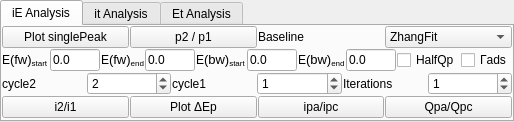
            <widget class="QTabWidget" name="tabWidget_3">
             <property name="currentIndex">
              <number>0</number>
             </property>
             <widget class="QWidget" name="iEAnalysisTab">
              <attribute name="title">
               <string>iE Analysis</string>
              </attribute>
              <layout class="QHBoxLayout" name="horizontalLayout_36">
               <property name="leftMargin">
                <number>0</number>
               </property>
               <property name="topMargin">
                <number>0</number>
               </property>
               <property name="rightMargin">
                <number>0</number>
               </property>
               <property name="bottomMargin">
                <number>0</number>
               </property>
               <item>
                <layout class="QVBoxLayout" name="verticalLayout_12">
                 <property name="spacing">
                  <number>1</number>
                 </property>
                 <item>
                  <layout class="QHBoxLayout" name="horizontalLayout_14">
                   <item>
                    <widget class="QPushButton" name="plotSinglePeakMapsBtn">
                     <property name="text">
                      <string>Plot singlePeak</string>
                     </property>
                    </widget>
                   </item>
                   <item>
                    <widget class="QPushButton" name="plotp2p1Btn">
                     <property name="text">
                      <string>p2 / p1</string>
                     </property>
                    </widget>
                   </item>
                   <item>
                    <widget class="QLabel" name="label_34">
                     <property name="text">
                      <string>Baseline</string>
                     </property>
                    </widget>
                   </item>
                   <item>
                    <widget class="QComboBox" name="baselineCBox">
                     <item>
                      <property name="text">
                       <string>ZhangFit</string>
                      </property>
                     </item>
                     <item>
                      <property name="text">
                       <string>Peakutils</string>
                      </property>
                     </item>
                     <item>
                      <property name="text">
                       <string>ModPoly</string>
                      </property>
                     </item>
                     <item>
                      <property name="text">
                       <string>IModPoly</string>
                      </property>
                     </item>
                    </widget>
                   </item>
                  </layout>
                 </item>
                 <item>
                  <layout class="QHBoxLayout" name="horizontalLayout_33">
                   <property name="spacing">
                    <number>1</number>
                   </property>
                   <property name="leftMargin">
                    <number>0</number>
                   </property>
                   <property name="bottomMargin">
                    <number>0</number>
                   </property>
                   <item>
                    <widget class="QLabel" name="label_41">
                     <property name="text">
                      <string>&lt;html&gt;&lt;head/&gt;&lt;body&gt;&lt;p&gt;E&lt;span style=&quot; font-size:10pt;&quot;&gt;(fw)&lt;/span&gt;&lt;span style=&quot; vertical-align:sub;&quot;&gt;start&lt;/span&gt;&lt;/p&gt;&lt;/body&gt;&lt;/html&gt;</string>
                     </property>
                    </widget>
                   </item>
                   <item>
                    <widget class="QLineEdit" name="startPotPeakdetLE">
                     <property name="sizePolicy">
                      <sizepolicy hsizetype="Fixed" vsizetype="Fixed">
                       <horstretch>0</horstretch>
                       <verstretch>0</verstretch>
                      </sizepolicy>
                     </property>
                     <property name="maximumSize">
                      <size>
                       <width>50</width>
                       <height>16777215</height>
                      </size>
                     </property>
                     <property name="text">
                      <string>0.0</string>
                     </property>
                     <property name="maxLength">
                      <number>10</number>
                     </property>
                    </widget>
                   </item>
                   <item>
                    <widget class="QLabel" name="label_40">
                     <property name="text">
                      <string>&lt;html&gt;&lt;head/&gt;&lt;body&gt;&lt;p&gt;E&lt;span style=&quot; font-size:10pt;&quot;&gt;(fw)&lt;/span&gt;&lt;span style=&quot; vertical-align:sub;&quot;&gt;end&lt;/span&gt;&lt;/p&gt;&lt;/body&gt;&lt;/html&gt;</string>
                     </property>
                    </widget>
                   </item>
                   <item>
                    <widget class="QLineEdit" name="endPotPeakdetLE">
                     <property name="sizePolicy">
                      <sizepolicy hsizetype="Fixed" vsizetype="Fixed">
                       <horstretch>0</horstretch>
                       <verstretch>0</verstretch>
                      </sizepolicy>
                     </property>
                     <property name="maximumSize">
                      <size>
                       <width>50</width>
                       <height>16777215</height>
                      </size>
                     </property>
                     <property name="text">
                      <string>0.0</string>
                     </property>
                     <property name="maxLength">
                      <number>10</number>
                     </property>
                    </widget>
                   </item>
                   <item>
                    <widget class="QLabel" name="label_11">
                     <property name="text">
                      <string>&lt;html&gt;&lt;head/&gt;&lt;body&gt;&lt;p&gt;E&lt;span style=&quot; font-size:10pt;&quot;&gt;(bw)&lt;/span&gt;&lt;span style=&quot; vertical-align:sub;&quot;&gt;start&lt;/span&gt;&lt;/p&gt;&lt;/body&gt;&lt;/html&gt;</string>
                     </property>
                    </widget>
                   </item>
                   <item>
                    <widget class="QLineEdit" name="startCatPotPeakLE">
                     <property name="maximumSize">
                      <size>
                       <width>50</width>
                       <height>16777215</height>
                      </size>
                     </property>
                     <property name="text">
                      <string>0.0</string>
                     </property>
                    </widget>
                   </item>
                   <item>
                    <widget class="QLabel" name="label_16">
                     <property name="text">
                      <string>&lt;html&gt;&lt;head/&gt;&lt;body&gt;&lt;p&gt;E&lt;span style=&quot; font-size:10pt;&quot;&gt;(bw)&lt;/span&gt;&lt;span style=&quot; vertical-align:sub;&quot;&gt;end&lt;/span&gt;&lt;/p&gt;&lt;/body&gt;&lt;/html&gt;</string>
                     </property>
                    </widget>
                   </item>
                   <item>
                    <widget class="QLineEdit" name="endCatPotPeakLE">
                     <property name="maximumSize">
                      <size>
                       <width>50</width>
                       <height>16777215</height>
                      </size>
                     </property>
                     <property name="text">
                      <string>0.0</string>
                     </property>
                    </widget>
                   </item>
                   <item>
                    <widget class="QCheckBox" name="halfQpChBox">
                     <property name="text">
                      <string>HalfQp</string>
                     </property>
                    </widget>
                   </item>
                   <item>
                    <widget class="QCheckBox" name="surfconcChBox">
                     <property name="text">
                      <string>Γads</string>
                     </property>
                    </widget>
                   </item>
                  </layout>
                 </item>
                 <item>
                  <layout class="QHBoxLayout" name="horizontalLayout_39">
                   <item>
                    <widget class="QLabel" name="label_48">
                     <property name="text">
                      <string>cycle2</string>
                     </property>
                    </widget>
                   </item>
                   <item>
                    <widget class="QSpinBox" name="cycle2ratioSBox">
                     <property name="maximum">
                      <number>1500</number>
                     </property>
                     <property name="value">
                      <number>2</number>
                     </property>
                    </widget>
                   </item>
                   <item>
                    <widget class="QLabel" name="label_49">
                     <property name="text">
                      <string>cycle1</string>
                     </property>
                    </widget>
                   </item>
                   <item>
                    <widget class="QSpinBox" name="cycle1ratioSBox">
                     <property name="maximum">
                      <number>1500</number>
                     </property>
                     <property name="value">
                      <number>1</number>
                     </property>
                    </widget>
                   </item>
                   <item>
                    <widget class="QLabel" name="label_50">
                     <property name="text">
                      <string>Iterations</string>
                     </property>
                    </widget>
                   </item>
                   <item>
                    <widget class="QSpinBox" name="iterationsSBox">
                     <property name="value">
                      <number>1</number>
                     </property>
                    </widget>
                   </item>
                  </layout>
                 </item>
                 <item>
                  <layout class="QHBoxLayout" name="horizontalLayout_17">
                   <item>
                    <widget class="QPushButton" name="ploti2i1Btn">
                     <property name="text">
                      <string>i2/i1</string>
                     </property>
                    </widget>
                   </item>
                   <item>
                    <widget class="QPushButton" name="plotAEpBtn">
                     <property name="text">
                      <string>Plot ΔEp</string>
                     </property>
                    </widget>
                   </item>
                   <item>
                    <widget class="QPushButton" name="pushButton_10">
                     <property name="text">
                      <string>ipa/ipc</string>
                     </property>
                    </widget>
                   </item>
                   <item>
                    <widget class="QPushButton" name="pushButton_11">
                     <property name="text">
                      <string>Qpa/Qpc</string>
                     </property>
                    </widget>
                   </item>
                  </layout>
                 </item>
                </layout>
               </item>
              </layout>
             </widget>
             <widget class="QWidget" name="itAnalysisTab">
              <attribute name="title">
               <string>it Analysis</string>
              </attribute>
              <widget class="QPushButton" name="plotQanodicBtn">
               <property name="geometry">
                <rect>
                 <x>40</x>
                 <y>30</y>
                 <width>113</width>
                 <height>32</height>
                </rect>
               </property>
               <property name="text">
                <string>Qanodic</string>
               </property>
              </widget>
              <widget class="QPushButton" name="plotQcathodicBtn">
               <property name="geometry">
                <rect>
                 <x>180</x>
                 <y>30</y>
                 <width>113</width>
                 <height>32</height>
                </rect>
               </property>
               <property name="text">
                <string>Qcathodic</string>
               </property>
              </widget>
             </widget>
             <widget class="QWidget" name="EtAnalysisTab">
              <attribute name="title">
               <string>Et Analysis</string>
              </attribute>
             </widget>
            </widget>
